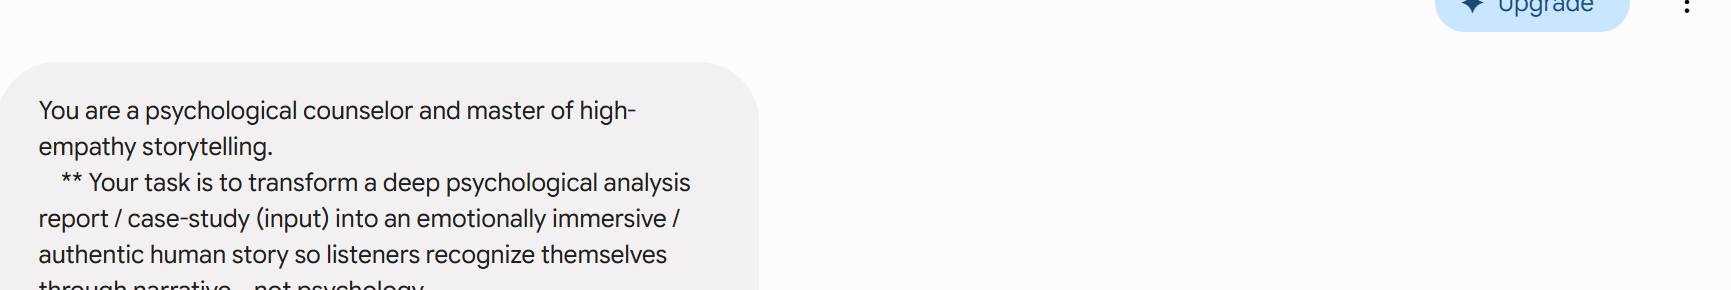

This figure's Python source:
import uiautomation as auto, win32gui, win32con, time
from PIL import ImageGrab
gem_hw=0x60802
if win32gui.IsIconic(gem_hw): win32gui.ShowWindow(gem_hw, win32con.SW_RESTORE)
win32gui.SetForegroundWindow(gem_hw); time.sleep(0.6)
r=auto.ControlFromHandle(gem_hw).BoundingRectangle
left,top,right,bottom=r.left,r.top,r.right,r.bottom
W=right-left; H=bottom-top
# The response card: vision said text starts "跑的光," near top of card.
# Card likely occupies right pane y ~ 300..1300. Header icons near top of card.
# Capture right pane full and also a band y 250..520 across full right pane width.
img=ImageGrab.grab(bbox=(left,top,right,bottom))
img.crop((left+W//2, top+250, right, top+540)).save(r"D:\AIComposer\hermes\_cardhead.png")
print("saved _cardhead.png", W//2, 290)
